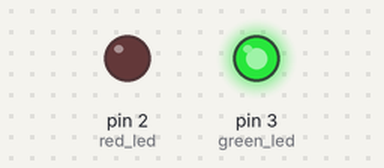
A sketch run on a simulated Arduino Uno, built with avr-gcc and run on an emulated ATmega328P. Shown: output pins drawn as LEDs (lit = HIGH).

Above: at 0.1 s.
Timing chart, 0 to 1.6 s (numbered marks = the images above):
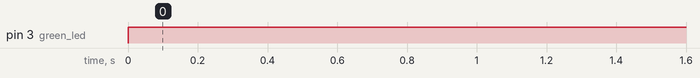

The sketch:

13.IfelseandOperator.ino
```cpp
int red_led=2, green_led=3;
int heat=21, moisture=40;

void setup() {

pinMode(red_led,OUTPUT);
pinMode(green_led,OUTPUT);

}

void loop() {

if(heat>21 && moisture<=40){
  digitalWrite(red_led,HIGH);
  digitalWrite(green_led,LOW);

}else{
  digitalWrite(red_led,LOW);
  digitalWrite(green_led,HIGH);

}
}
```

Measured:
- by itself, pin 3 (green_led): LOW → HIGH at 0.00 s
